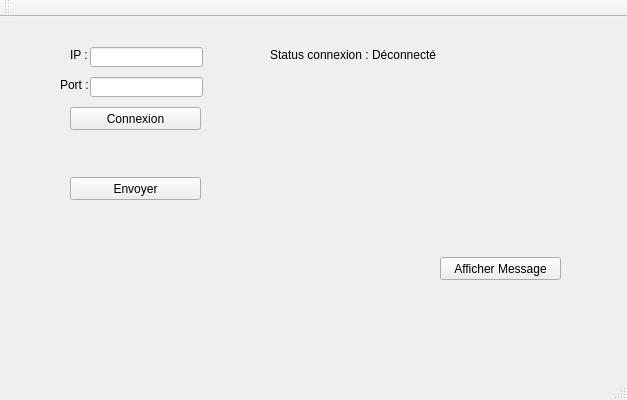
<?xml version="1.0" encoding="UTF-8"?>
<ui version="4.0">
 <class>QtWidgets_ProjetClass</class>
 <widget class="QMainWindow" name="QtWidgets_ProjetClass">
  <property name="geometry">
   <rect>
    <x>0</x>
    <y>0</y>
    <width>627</width>
    <height>400</height>
   </rect>
  </property>
  <property name="windowTitle">
   <string>QtWidgets_Projet</string>
  </property>
  <widget class="QWidget" name="centralWidget">
   <widget class="QPushButton" name="AfficheMessage">
    <property name="geometry">
     <rect>
      <x>440</x>
      <y>240</y>
      <width>121</width>
      <height>23</height>
     </rect>
    </property>
    <property name="text">
     <string>Afficher Message</string>
    </property>
   </widget>
   <widget class="QLabel" name="label">
    <property name="geometry">
     <rect>
      <x>440</x>
      <y>270</y>
      <width>121</width>
      <height>20</height>
     </rect>
    </property>
    <property name="text">
     <string/>
    </property>
   </widget>
   <widget class="QLabel" name="label_2">
    <property name="geometry">
     <rect>
      <x>70</x>
      <y>30</y>
      <width>21</width>
      <height>16</height>
     </rect>
    </property>
    <property name="text">
     <string>IP :</string>
    </property>
   </widget>
   <widget class="QLabel" name="label_3">
    <property name="geometry">
     <rect>
      <x>60</x>
      <y>60</y>
      <width>31</width>
      <height>16</height>
     </rect>
    </property>
    <property name="text">
     <string>Port : </string>
    </property>
   </widget>
   <widget class="QPushButton" name="Connexion">
    <property name="geometry">
     <rect>
      <x>70</x>
      <y>90</y>
      <width>131</width>
      <height>23</height>
     </rect>
    </property>
    <property name="text">
     <string>Connexion</string>
    </property>
   </widget>
   <widget class="QLineEdit" name="IPLineEdit">
    <property name="geometry">
     <rect>
      <x>90</x>
      <y>30</y>
      <width>113</width>
      <height>20</height>
     </rect>
    </property>
   </widget>
   <widget class="QLineEdit" name="portLineEdit">
    <property name="geometry">
     <rect>
      <x>90</x>
      <y>60</y>
      <width>113</width>
      <height>20</height>
     </rect>
    </property>
   </widget>
   <widget class="QLabel" name="connectionStatusLabel">
    <property name="geometry">
     <rect>
      <x>270</x>
      <y>30</y>
      <width>341</width>
      <height>16</height>
     </rect>
    </property>
    <property name="text">
     <string>Status connexion : Déconnecté</string>
    </property>
   </widget>
   <widget class="QPushButton" name="Envoyer">
    <property name="geometry">
     <rect>
      <x>70</x>
      <y>160</y>
      <width>131</width>
      <height>23</height>
     </rect>
    </property>
    <property name="text">
     <string>Envoyer</string>
    </property>
   </widget>
  </widget>
  <widget class="QMenuBar" name="menuBar">
   <property name="geometry">
    <rect>
     <x>0</x>
     <y>0</y>
     <width>627</width>
     <height>21</height>
    </rect>
   </property>
  </widget>
  <widget class="QToolBar" name="mainToolBar">
   <attribute name="toolBarArea">
    <enum>TopToolBarArea</enum>
   </attribute>
   <attribute name="toolBarBreak">
    <bool>false</bool>
   </attribute>
  </widget>
  <widget class="QStatusBar" name="statusBar"/>
 </widget>
 <layoutdefault spacing="6" margin="11"/>
 <resources>
  <include location="QtWidgets_Projet.qrc"/>
 </resources>
 <connections>
  <connection>
   <sender>AfficheMessage</sender>
   <signal>clicked()</signal>
   <receiver>QtWidgets_ProjetClass</receiver>
   <slot>OnDisplayMessageButtonClicked()</slot>
   <hints>
    <hint type="sourcelabel">
     <x>370</x>
     <y>164</y>
    </hint>
    <hint type="destinationlabel">
     <x>383</x>
     <y>199</y>
    </hint>
   </hints>
  </connection>
  <connection>
   <sender>Connexion</sender>
   <signal>clicked()</signal>
   <receiver>QtWidgets_ProjetClass</receiver>
   <slot>OnConnectButtonClicked()</slot>
   <hints>
    <hint type="sourcelabel">
     <x>115</x>
     <y>134</y>
    </hint>
    <hint type="destinationlabel">
     <x>383</x>
     <y>199</y>
    </hint>
   </hints>
  </connection>
  <connection>
   <sender>Envoyer</sender>
   <signal>clicked()</signal>
   <receiver>QtWidgets_ProjetClass</receiver>
   <slot>OnSendMessageButtonClicked()</slot>
   <hints>
    <hint type="sourcelabel">
     <x>135</x>
     <y>204</y>
    </hint>
    <hint type="destinationlabel">
     <x>313</x>
     <y>199</y>
    </hint>
   </hints>
  </connection>
 </connections>
 <slots>
  <slot>OnDisplayMessageButtonClicked()</slot>
  <slot>OnConnectButtonClicked()</slot>
  <slot>OnSendMessageButtonClicked()</slot>
 </slots>
</ui>
